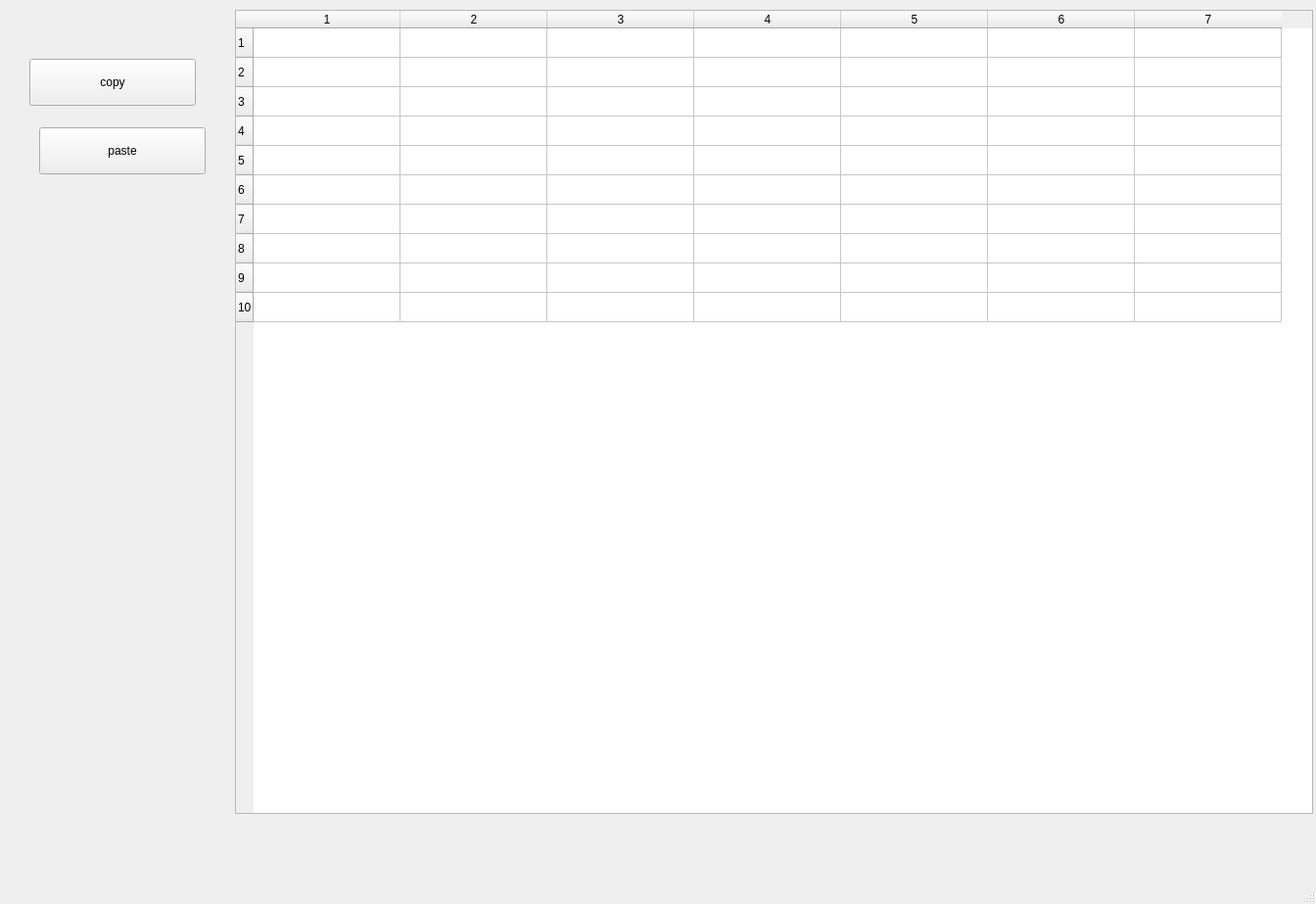
<?xml version="1.0" encoding="UTF-8"?>
<ui version="4.0">
 <class>MainWindow</class>
 <widget class="QMainWindow" name="MainWindow">
  <property name="geometry">
   <rect>
    <x>0</x>
    <y>0</y>
    <width>1344</width>
    <height>923</height>
   </rect>
  </property>
  <property name="windowTitle">
   <string>MainWindow</string>
  </property>
  <widget class="QWidget" name="centralwidget">
   <widget class="QPushButton" name="pushButton">
    <property name="geometry">
     <rect>
      <x>30</x>
      <y>60</y>
      <width>170</width>
      <height>48</height>
     </rect>
    </property>
    <property name="text">
     <string>copy</string>
    </property>
   </widget>
   <widget class="QPushButton" name="pushButton_2">
    <property name="geometry">
     <rect>
      <x>40</x>
      <y>130</y>
      <width>170</width>
      <height>48</height>
     </rect>
    </property>
    <property name="text">
     <string>paste</string>
    </property>
   </widget>
   <widget class="QTableWidget" name="tableWidget">
    <property name="geometry">
     <rect>
      <x>240</x>
      <y>10</y>
      <width>1101</width>
      <height>821</height>
     </rect>
    </property>
    <property name="rowCount">
     <number>10</number>
    </property>
    <property name="columnCount">
     <number>7</number>
    </property>
    <attribute name="horizontalHeaderDefaultSectionSize">
     <number>150</number>
    </attribute>
    <row/>
    <row/>
    <row/>
    <row/>
    <row/>
    <row/>
    <row/>
    <row/>
    <row/>
    <row/>
    <column/>
    <column/>
    <column/>
    <column/>
    <column/>
    <column/>
    <column/>
   </widget>
  </widget>
  <widget class="QMenuBar" name="menubar">
   <property name="geometry">
    <rect>
     <x>0</x>
     <y>0</y>
     <width>1344</width>
     <height>39</height>
    </rect>
   </property>
  </widget>
  <widget class="QStatusBar" name="statusbar"/>
 </widget>
 <resources/>
 <connections/>
</ui>
